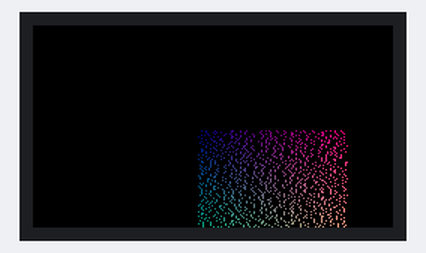
A sketch run on a simulated ESP32. Parts: 240×135 colour display. Random numbers use the default seed unless the sketch sets one.

Above: at 0.3 s.
At 3.4 s:
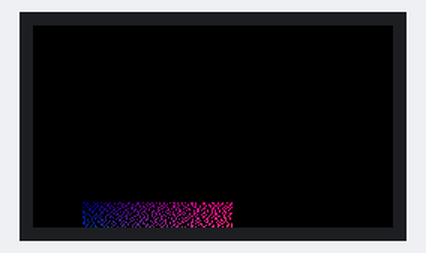
At 9.6 s:
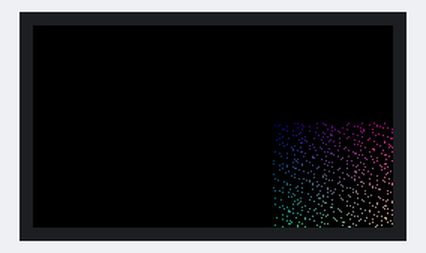
At 18.9 s:
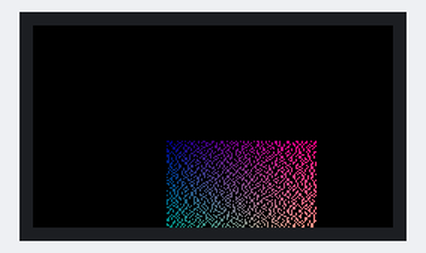
At 28.2 s:
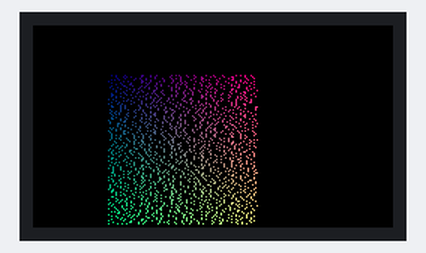
At 37.5 s:
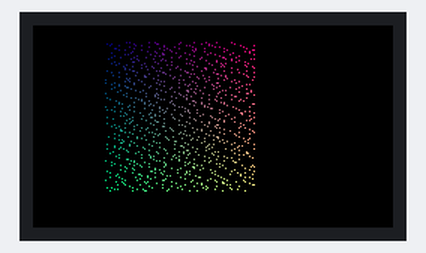

Measured:
- what the display in image 0 shows lasts 1.5 s, from 0.2 s to 1.7 s

The sketch:

sprite_demo.ino
```cpp
#define LGFX_USE_V1
#include <LovyanGFX.hpp>

// --- 1. Display Configuration ---
// This uses LGFX's autodetect feature which works with most ESP32 dev boards.
class LGFX : public lgfx::LGFX_Device {
    lgfx::Panel_Device* _panel_instance = nullptr;
    lgfx::Bus_SPI* _bus_instance = nullptr;

public:
    LGFX(void) {
        // Auto-detect covers many common boards (TTGO, M5Stack, Wio Terminal, etc.)
        // If autodetect fails, you would insert your specific SPI/Pin config here.
    }
};

static LGFX tft;

// --- 2. Optimized LFSR Sprite Walker ---
class SpriteWalker {
public:
    bool begin(int16_t x0, int16_t y0, uint16_t w, uint16_t h, const uint16_t* bitmap, uint32_t seed) {
        if (w == 0 || h == 0 || bitmap == nullptr) return false;

        x0_ = x0; y0_ = y0; w_ = w; h_ = h;
        bitmap_ = bitmap;
        total_ = (uint32_t)w * h;

        // Find minimal bit-width (2^n >= total)
        uint8_t leadingZeros = __builtin_clz(total_ - 1);
        bits_ = 32 - leadingZeros;
        if (bits_ < 2) bits_ = 2;

        tap_ = getPrimitiveTap(bits_);

        // Seed LFSR (Must be non-zero and masked)
        uint32_t mask = (1UL << bits_) - 1;
        state_ = (seed ^ 0xACE1u) & mask;
        if (state_ == 0) state_ = 1;

        count_ = 0;
        return true;
    }

    bool next(int16_t &outX, int16_t &outY, uint16_t &outColor) {
        if (count_ >= total_) return false;

        uint32_t v;
        while (true) {
            v = state_ - 1;
            bool lsb = state_ & 1;
            state_ >>= 1;
            if (lsb) state_ ^= tap_;
            if (v < total_) break; // Cycle-walk
        }

        outColor = bitmap_[v];
        outX = x0_ + (int16_t)(v % w_);
        outY = y0_ + (int16_t)(v / w_);

        count_++;
        return true;
    }

    uint32_t remaining() const { return total_ - count_; }

private:
    int16_t x0_, y0_;
    uint16_t w_, h_;
    const uint16_t* bitmap_;
    uint32_t total_, count_, state_, tap_;
    uint8_t bits_;

    static uint32_t getPrimitiveTap(uint8_t bits) {
        static const uint32_t taps[] = {
            0, 0, 0x3, 0x6, 0xC, 0x14, 0x30, 0x60, 0xB8, 0x110, 0x240,
            0x500, 0xE08, 0x1C80, 0x3501, 0x6000, 0xB400, 0x12000,
            0x20400, 0x72000, 0x90000, 0x140000, 0x300000, 0x420000,
            0xE10000, 0x1200000, 0x2000023, 0x4000013, 0x9000000,
            0x14000000, 0x20000029, 0x48000000, 0x80200003
        };
        return (bits <= 32) ? taps[bits] : taps[32];
    }
};

// --- 3. Global Variables ---
const uint16_t SPRITE_W = 100;
const uint16_t SPRITE_H = 100;
uint16_t* testSprite = nullptr;
SpriteWalker walker;

// Helper to create a colorful test pattern
void createTestSprite() {
    testSprite = (uint16_t*)malloc(SPRITE_W * SPRITE_H * sizeof(uint16_t));
    for (int y = 0; y < SPRITE_H; y++) {
        for (int x = 0; x < SPRITE_W; x++) {
            // Generate a gradient pattern (RGB565)
            uint8_t r = (x * 255) / SPRITE_W;
            uint8_t g = (y * 255) / SPRITE_H;
            uint8_t b = 128;
            testSprite[y * SPRITE_W + x] = tft.color565(r, g, b);
        }
    }
}

// --- 4. Main Program ---

void setup() {
    tft.init();
    tft.setRotation(1);
    tft.fillScreen(TFT_BLACK);

    createTestSprite();

    // Start first walker at center of 320x240 screen
    int16_t startX = (320 - SPRITE_W) / 2;
    int16_t startY = (240 - SPRITE_H) / 2;
    walker.begin(startX, startY, SPRITE_W, SPRITE_H, testSprite, 42);
}

void loop() {
    int16_t x, y;
    uint16_t color;

    // Draw 250 pixels per frame for a smooth dissolve effect
    // Increase this number for faster blitting
    for (int i = 0; i < 250; i++) {
        if (walker.next(x, y, color)) {
            tft.drawPixel(x, y, color);
        } else {
            // Sequence finished!
            delay(1500);
            tft.fillScreen(TFT_BLACK);

            // Re-randomize position and seed
            int16_t nextX = random(0, 320 - SPRITE_W);
            int16_t nextY = random(0, 240 - SPRITE_H);
            walker.begin(nextX, nextY, SPRITE_W, SPRITE_H, testSprite, micros());
            break;
        }
    }
}
```
